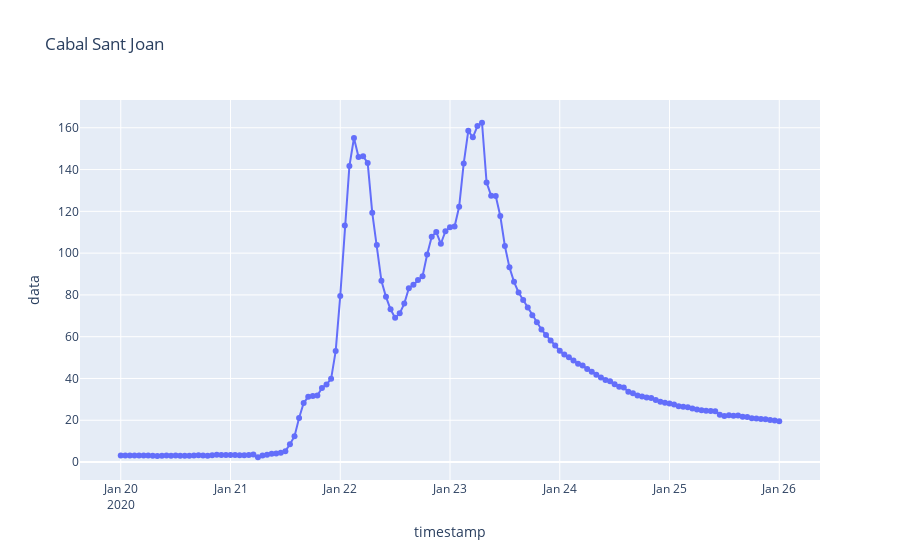
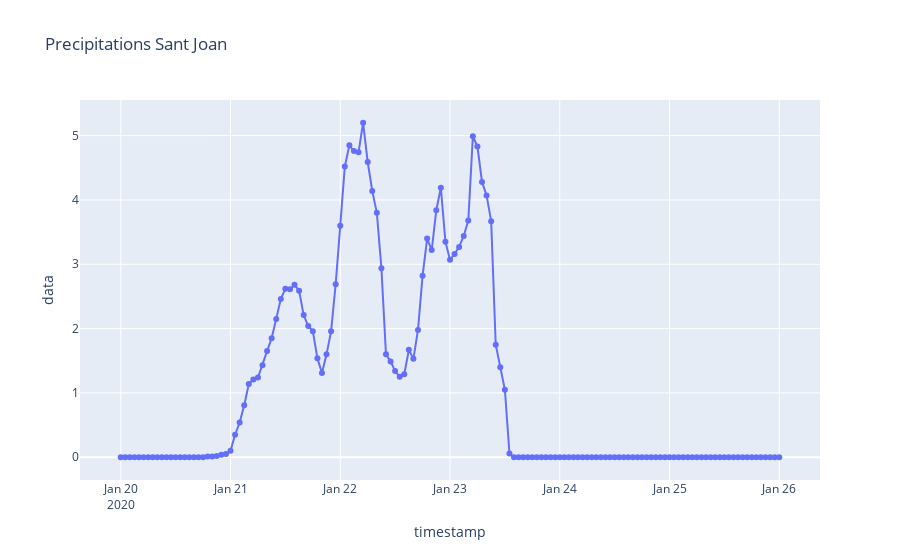

Notebook source saved alongside these figures, in order:
### Markdown cell above
## Analisis Precipitacions Alt Ter

### Code cell
fig = px.line(alt1, x="timestamp", y="data", markers=True, title='Cabal Sant Joan')
fig2 = px.line(altPrep1, x="timestamp", y="data", markers=True, title="Precipitations Sant Joan")
fig.show()
fig2.show()

### Figure 1 — Plotly figure (JSON) as saved in the notebook; plotly's stock layout.template omitted (floating-point values rounded to 4 significant figures; data arrays with more than 128 entries replaced by an {"elided": "..."} marker saying what was removed)
{"data": [{"hovertemplate": "timestamp=%{x}<br>data=%{y}<extra></extra>", "legendgroup": "", "line": {"color": "#636efa", "dash": "solid"}, "marker": {"symbol": "circle"}, "mode": "markers+lines", "name": "", "orientation": "v", "showlegend": false, "type": "scatter", "x": {"elided": "145 str values"}, "xaxis": "x", "y": {"elided": "145 float values"}, "yaxis": "y"}], "layout": {"legend": {"tracegroupgap": 0}, "title": {"text": "Cabal Sant Joan"}, "xaxis": {"anchor": "y", "domain": [0, 1], "title": {"text": "timestamp"}}, "yaxis": {"anchor": "x", "domain": [0, 1], "title": {"text": "data"}}}}

### Figure 2 — Plotly figure (JSON) as saved in the notebook; plotly's stock layout.template omitted (floating-point values rounded to 4 significant figures; data arrays with more than 128 entries replaced by an {"elided": "..."} marker saying what was removed)
{"data": [{"hovertemplate": "timestamp=%{x}<br>data=%{y}<extra></extra>", "legendgroup": "", "line": {"color": "#636efa", "dash": "solid"}, "marker": {"symbol": "circle"}, "mode": "markers+lines", "name": "", "orientation": "v", "showlegend": false, "type": "scatter", "x": {"elided": "145 str values"}, "xaxis": "x", "y": {"elided": "145 float values"}, "yaxis": "y"}], "layout": {"legend": {"tracegroupgap": 0}, "title": {"text": "Precipitations Sant Joan"}, "xaxis": {"anchor": "y", "domain": [0, 1], "title": {"text": "timestamp"}}, "yaxis": {"anchor": "x", "domain": [0, 1], "title": {"text": "data"}}}}
